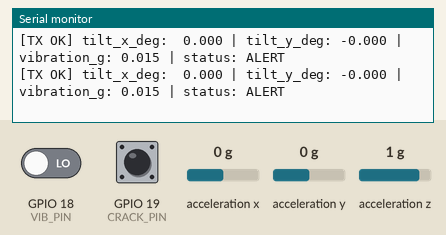
A sketch run on a simulated ESP32. On the bench: the last lines printed to the serial monitor. Wiring (inferred from the names in the program): MPU-6050 motion sensor at I2C address 0x68. The inputs (shaded band) are chosen by the test bench; at power-on: acceleration y 0 g, GPIO 18 (VIB_PIN) LOW, acceleration x 0 g, acceleration z 1 g, GPIO 19 (CRACK_PIN) HIGH.

Above: at 2.2 s.
2.3 s: acceleration y set to -1.4 g
At 2.76 s:
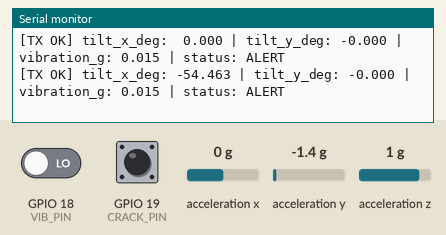
4.6 s: GPIO 18 (VIB_PIN) driven HIGH
At 4.88 s:
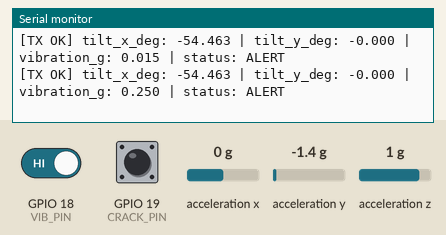
6.1 s: acceleration x set to -1.4 g
At 6.71 s:
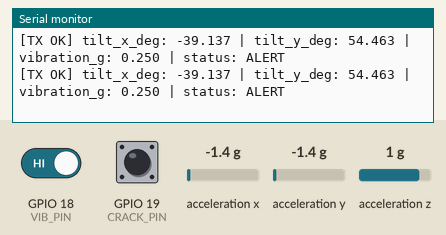
7.6 s: acceleration z set to -1.4 g
At 7.97 s:
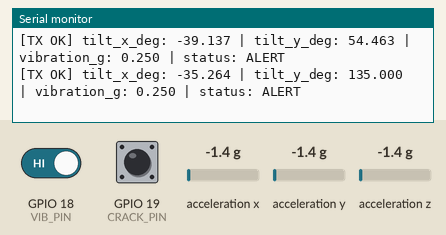
9.1 s: GPIO 18 (VIB_PIN) driven LOW
At 9.87 s:
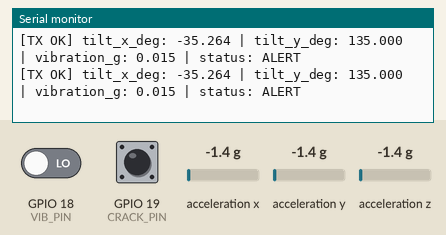
Timing chart, 0 to 11.6 s (numbered marks = the images above; inputs shaded):
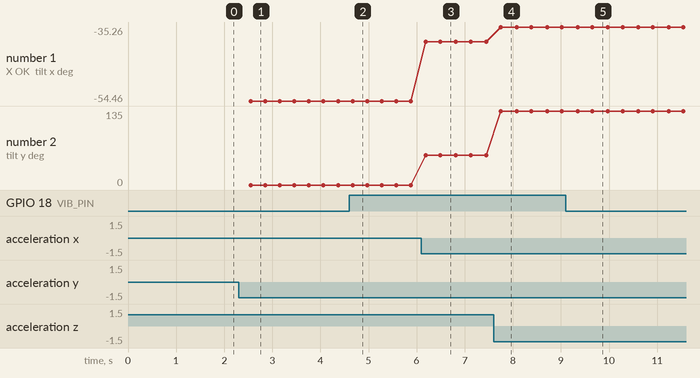

The sketch:

SIH_sensornode_copy.ino
```cpp
#include <WiFi.h>
#include <esp_now.h>
#include <esp_wifi.h>
#include <Wire.h>

#define VIB_PIN    18
#define CRACK_PIN  19

#define I2C_SDA    21
#define I2C_SCL    22

#define MPU_ADDR   0x68

uint8_t broadcastAddress[] = {0xFF, 0xFF, 0xFF, 0xFF, 0xFF, 0xFF};

enum RiskLevel : uint8_t { STATE_NORMAL = 1, STATE_WARNING = 2, STATE_ALERT = 3 };

// Exact 21-byte struct matching your Gateway receiver
struct __attribute__((packed)) SubsidenceData {
  float tilt_x_deg;
  float tilt_y_deg;
  float vibration_g;
  float crack_disp_mm;
  float battery_v;
  uint8_t alertStatus;
};

SubsidenceData sensorPacket;
esp_now_peer_info_t peerInfo;

// Hardware 9-pulse unwedge
void recoverI2CBus() {
  Wire.end();
  pinMode(I2C_SDA, INPUT_PULLUP);
  pinMode(I2C_SCL, OUTPUT);

  for (int i = 0; i < 9; i++) {
    digitalWrite(I2C_SCL, LOW);
    delayMicroseconds(10);
    digitalWrite(I2C_SCL, HIGH);
    delayMicroseconds(10);
  }

  pinMode(I2C_SDA, OUTPUT);
  digitalWrite(I2C_SDA, LOW);
  delayMicroseconds(10);
  digitalWrite(I2C_SCL, HIGH);
  delayMicroseconds(10);
  digitalWrite(I2C_SDA, HIGH);
  delayMicroseconds(10);

  Wire.begin(I2C_SDA, I2C_SCL, 50000); // 50 kHz for jumper wire stability
  Wire.setTimeOut(30);
}

bool initMPUDirect() {
  recoverI2CBus();
  delay(15);

  // Wake up MPU6050: write 0 to PWR_MGMT_1 (0x6B)
  Wire.beginTransmission(MPU_ADDR);
  Wire.write(0x6B);
  Wire.write(0x00);
  if (Wire.endTransmission() != 0) return false;

  delay(10);

  // Set Accelerometer to +/- 4G (Register 0x1C -> 0x08)
  Wire.beginTransmission(MPU_ADDR);
  Wire.write(0x1C);
  Wire.write(0x08);
  if (Wire.endTransmission() != 0) return false;

  return true;
}

void setup() {
  Serial.begin(115200);
  delay(1000);
  Serial.println("\n--- Sensor Node Initializing ---");

  pinMode(VIB_PIN, INPUT);
  pinMode(CRACK_PIN, INPUT_PULLUP);

  if (!initMPUDirect()) {
    Serial.println("[ERROR] MPU6050 communication failed! Check wiring.");
  } else {
    Serial.println("[OK] MPU6050 direct I2C connection established.");
  }

  // Set Wi-Fi STA and Lock explicitly to Channel 11
  WiFi.mode(WIFI_STA);
  WiFi.disconnect();
  esp_wifi_set_promiscuous(true);
  esp_wifi_set_channel(11, WIFI_SECOND_CHAN_NONE);
  esp_wifi_set_promiscuous(false);

  // Reduce RF output power to stop electrical interference on breadboard wires
  esp_wifi_set_max_tx_power(44); // ~11 dBm

  if (esp_now_init() != ESP_OK) {
    Serial.println("[Error] ESP-NOW init failed!");
    return;
  }

  memset(&peerInfo, 0, sizeof(peerInfo));
  memcpy(peerInfo.peer_addr, broadcastAddress, 6);
  peerInfo.channel = 11;
  peerInfo.encrypt = false;

  if (esp_now_add_peer(&peerInfo) != ESP_OK) {
    Serial.println("[Error] Failed to add broadcast peer");
    return;
  }

  Serial.println("[OK] Broadcasting on Channel 11 ready.\n");
}

void loop() {
  int16_t raw_ax = 0, raw_ay = 0, raw_az = 0;
  bool readSuccess = false;

  static int16_t last_ax = 0;
  static int freezeCounter = 0;

  // Direct register read: Accelerometer starts at 0x3B (6 bytes: X_H, X_L, Y_H, Y_L, Z_H, Z_L)
  Wire.beginTransmission(MPU_ADDR);
  Wire.write(0x3B);
  if (Wire.endTransmission(false) == 0) {
    if (Wire.requestFrom((uint8_t)MPU_ADDR, (size_t)6) == 6) {
      raw_ax = (Wire.read() << 8) | Wire.read();
      raw_ay = (Wire.read() << 8) | Wire.read();
      raw_az = (Wire.read() << 8) | Wire.read();
      readSuccess = true;
    }
  }

  // Detect frozen sensor state
  if (readSuccess) {
    if (raw_ax == last_ax && raw_ax != 0) {
      freezeCounter++;
    } else {
      freezeCounter = 0;
      last_ax = raw_ax;
    }
  }

  // If reading fails or values freeze for 2 consecutive cycles, force re-initialization
  if (!readSuccess || freezeCounter >= 2) {
    initMPUDirect();
    freezeCounter = 0;
  } else {
    // Scale factor for +/- 4G range is 8192.0 LSB/g
    float ax = (float)raw_ax / 8192.0;
    float ay = (float)raw_ay / 8192.0;
    float az = (float)raw_az / 8192.0;

    sensorPacket.tilt_x_deg = atan2(ay, sqrt(ax * ax + az * az)) * 180.0 / PI;
    sensorPacket.tilt_y_deg = atan2(-ax, az) * 180.0 / PI;
  }

  uint8_t vib   = (digitalRead(VIB_PIN) == HIGH) ? 1 : 0;
  uint8_t crack = (digitalRead(CRACK_PIN) == HIGH) ? 1 : 0;

  sensorPacket.vibration_g   = (vib == 1) ? 0.250 : 0.015;
  sensorPacket.crack_disp_mm = (crack == 1) ? 4.50 : 0.00;
  sensorPacket.battery_v     = 3.70;

  // Strata Risk Classification
  if (sensorPacket.crack_disp_mm > 2.0 || abs(sensorPacket.tilt_x_deg) > 25.0 || abs(sensorPacket.tilt_y_deg) > 25.0) {
    sensorPacket.alertStatus = STATE_ALERT;
  } else if (sensorPacket.vibration_g > 0.10 || abs(sensorPacket.tilt_x_deg) > 10.0 || abs(sensorPacket.tilt_y_deg) > 10.0) {
    sensorPacket.alertStatus = STATE_WARNING;
  } else {
    sensorPacket.alertStatus = STATE_NORMAL;
  }

  esp_err_t result = esp_now_send(broadcastAddress, (uint8_t *)&sensorPacket, sizeof(sensorPacket));

  const char* statusStr = (sensorPacket.alertStatus == STATE_ALERT)   ? "ALERT" :
                          (sensorPacket.alertStatus == STATE_WARNING) ? "WARNING" : "NORMAL";

  Serial.printf("[TX %s] tilt_x_deg: %6.3f | tilt_y_deg: %6.3f | vibration_g: %5.3f | status: %s\n",
                (result == ESP_OK ? "OK" : "FAIL"),
                sensorPacket.tilt_x_deg,
                sensorPacket.tilt_y_deg,
                sensorPacket.vibration_g,
                statusStr);

  delay(300); // Fast ~3 Hz refresh rate for real-time responsiveness
}
```

Measured:
- after the input at 2.3 s, the serial monitor: prints a new line after 0.25 s (image 1)
- after the input at 4.6 s, the serial monitor: prints a new line after 0.07 s (image 2)
- after the input at 6.1 s, the serial monitor: prints a new line after 0.09 s (image 3)
- after the input at 7.6 s, the serial monitor: prints a new line after 0.15 s (image 4)
- after the input at 9.1 s, the serial monitor: prints a new line after 0.25 s (image 5)
- plotted number 1: -54.46 → -39.14 after the input at 6.1 s, -39.14 → -35.26 after the input at 7.6 s
- plotted number 2: 0 → 54.46 after the input at 6.1 s, 54.46 → 135 after the input at 7.6 s
